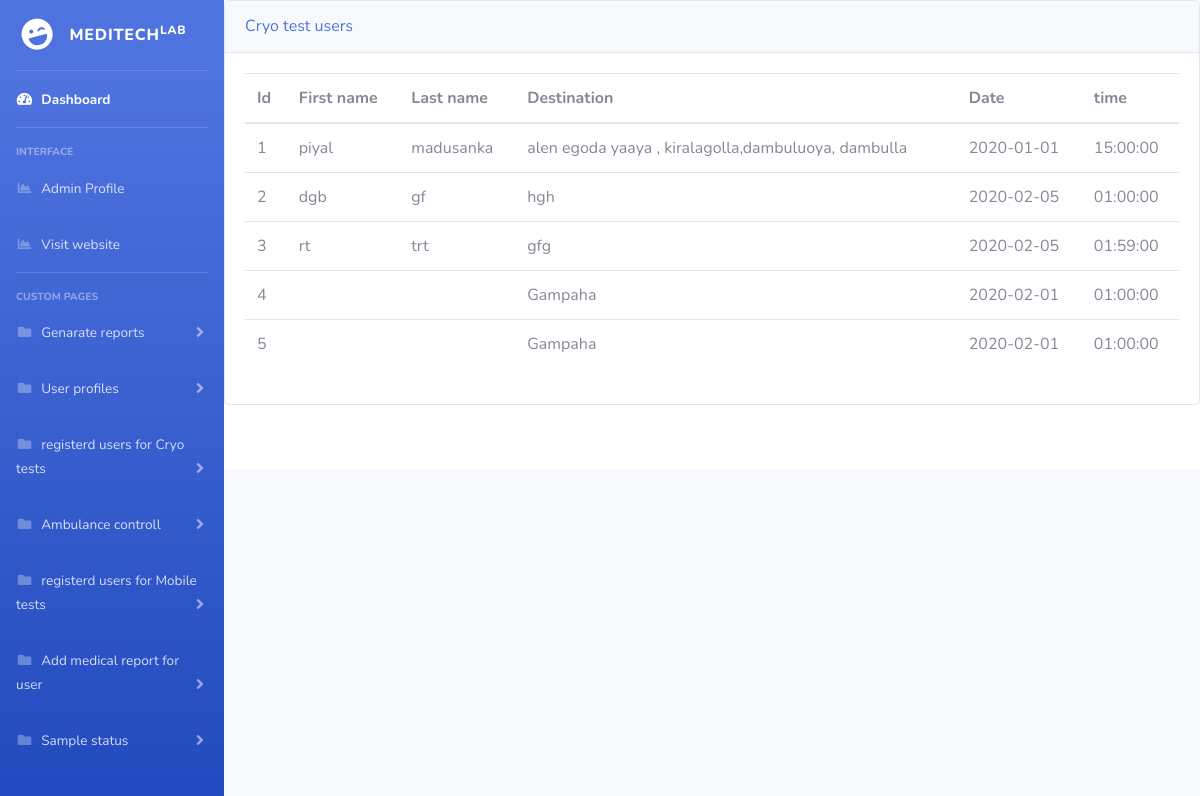
/cryouserpicup.php (signed in), run on the app's committed database.
### tables this page shows
CREATE TABLE `cryo_presev_user` (
  `id` int(11) NOT NULL,
  `nic` varchar(100) NOT NULL,
  `first_name` varchar(100) NOT NULL,
  `last_name` varchar(100) NOT NULL,
  `email` varchar(100) NOT NULL,
  `address` varchar(250) NOT NULL,
  `phone` bigint(20) NOT NULL,
  `status` text NOT NULL,
  `alergies` text NOT NULL,
  `blood_group` varchar(50) NOT NULL,
  `weight` int(11) NOT NULL,
  `destination` varchar(250) NOT NULL,
  `time` time NOT NULL,
  `date` varchar(250) NOT NULL
);

### cryouserpicup.php (the view, shortened to what this page needs)
 <?php
include('includes/header.php');
include('includes/navbar.php');
      ?>
	<div class="card shadow-mb-4">
		<div class="card-header py-3 ">
			<h6 class="m-0 front-weight-bolt text-primary">Cryo test users
			</h6>
		</div>
  <div class="card-body">
  	<div class="table-responsive">
      <?php
     include_once'includes/connection.php';
     $query = "SELECT * FROM cryo_presev_user";
     $query_run = mysqli_query($conn,$query);
      ?>
  		<table class="table table-bodered" id="datatable" width="100%" cellspacing="0">
  <thead>
    <tr>
         <th scope="col">Id</th>
         <th scope="col">First name</th>
         <th scope="col">Last name</th>
         <th scope="col">Destination</th>
         <th scope="col">Date</th>
         <th scope="col">time</th>
    </tr>
  </thead>
  <tbody>
    <?php
    if(mysqli_num_rows($query_run )>0)
    {
      while ($row=mysqli_fetch_assoc($query_run ))
      {
       ?>
    <tr>
      <td><?php echo  $row['id'];  ?> </td>
      <td><?php echo  $row['first_name'];  ?> </td>
      <td><?php echo  $row['last_name'];  ?> </td>
      <td><?php echo  $row['destination'];  ?> </td>
      <td><?php echo  $row['date'];  ?> </td>
      <td><?php echo  $row['time'];  ?> </td>
    </tr>
       <?php
     }
   }
   else{
    echo "No record found";
   }
      ?>
  </tbody>
</table>
  	</div>
  </div>
</div>
<?php
include('includes/footer.php');
  ?>

### data on the page
cryo_presev_user: id "1", first_name "piyal", last_name "madusanka", destination "alen egoda yaaya , kiralagolla,dambuluoya, dambulla", date "2020-01-01", time "15:00:00"
cryo_presev_user: id "2", first_name "dgb", last_name "gf", destination "hgh", date "2020-02-05", time "01:00:00"
cryo_presev_user: id "3", first_name "rt", last_name "trt", destination "gfg", date "2020-02-05", time "01:59:00"
cryo_presev_user: id "4", destination "Gampaha", date "2020-02-01", time "01:00:00"
cryo_presev_user: id "5", destination "Gampaha", date "2020-02-01", time "01:00:00"
